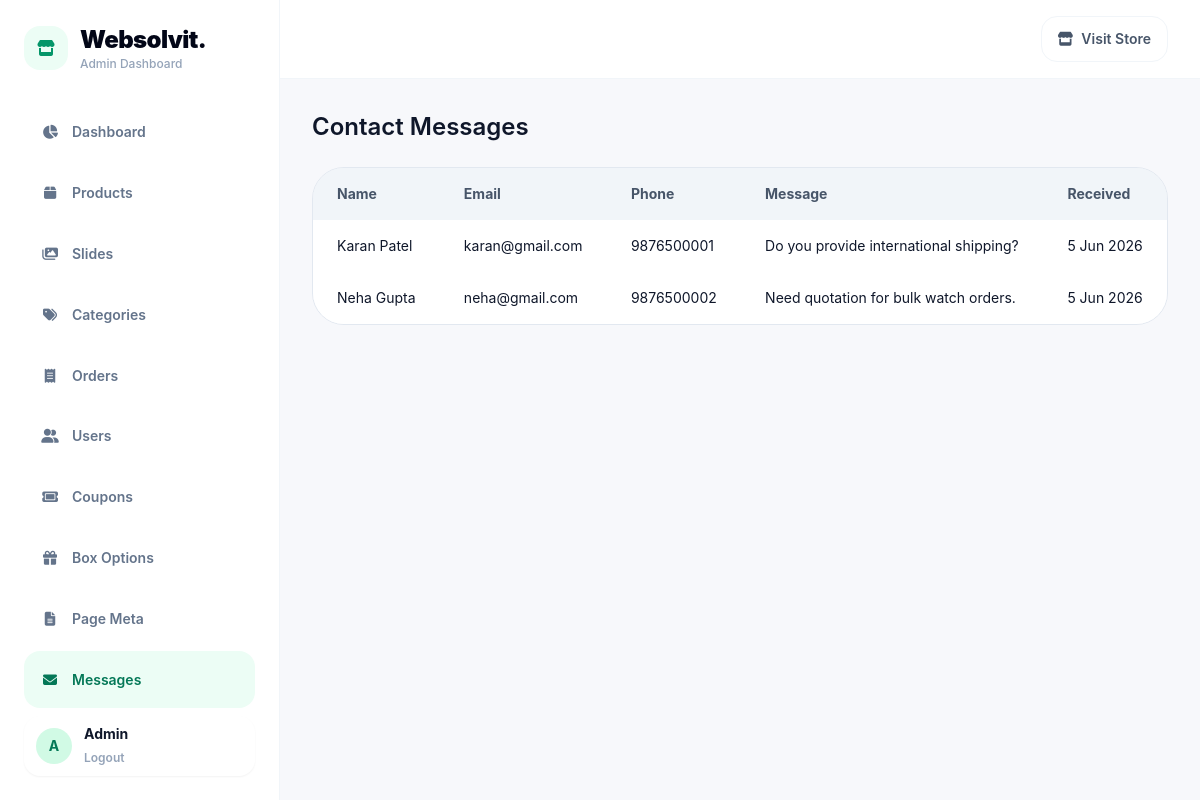
Page /admin/messages.php (signed in) on the committed database.
### tables this page shows
CREATE TABLE IF NOT EXISTS users (
    id INT AUTO_INCREMENT PRIMARY KEY,
    name VARCHAR(120) NOT NULL,
    phone VARCHAR(20) DEFAULT NULL,
    email VARCHAR(150) NOT NULL UNIQUE,
    password VARCHAR(255) NOT NULL,
    role ENUM('user','admin') NOT NULL DEFAULT 'user',
    created_at TIMESTAMP DEFAULT CURRENT_TIMESTAMP
);

CREATE TABLE IF NOT EXISTS contact_messages (
    id INT AUTO_INCREMENT PRIMARY KEY,
    name VARCHAR(120) NOT NULL,
    email VARCHAR(150) NOT NULL,
    phone VARCHAR(20) NOT NULL,
    message TEXT NOT NULL,
    created_at TIMESTAMP DEFAULT CURRENT_TIMESTAMP
);

### includes/functions.php (called while the page is built, shortened)
<?php
require_once __DIR__ . '/db.php';
function sanitize($value) {
    return htmlspecialchars(trim($value), ENT_QUOTES, 'UTF-8');
}
function isLoggedIn() {
    return !empty($_SESSION['user_id']);
}
function getCurrentUser() {
    global $pdo;
    $stmt = $pdo->prepare('SELECT id, name, email FROM users WHERE id = ?');
    $stmt->execute([$_SESSION['user_id']]);
    return $stmt->fetch();
}

### admin/messages.php (the view, shortened to what this page needs)
<?php
require_once __DIR__ . '/_header.php';
$messages = $pdo->query('SELECT * FROM contact_messages ORDER BY created_at DESC')->fetchAll();
?>
<div>
    <h2 class="text-2xl font-semibold text-slate-900">Contact Messages</h2>
    <div class="mt-6 overflow-hidden rounded-[2rem] border border-slate-200">
        <table class="w-full border-separate border-spacing-0 text-left text-sm">
            <thead class="bg-slate-100 text-slate-600"><tr><th class="px-6 py-4">Name</th><th class="px-6 py-4">Email</th><th class="px-6 py-4">Phone</th><th class="px-6 py-4">Message</th><th class="px-6 py-4">Received</th></tr></thead>
            <tbody>
                <?php foreach ($messages as $message): ?>
                    <tr class="border-t border-slate-200 bg-white">
                        <td class="px-6 py-4"><?= sanitize($message['name']) ?></td>
                        <td class="px-6 py-4"><?= sanitize($message['email']) ?></td>
                        <td class="px-6 py-4"><?= sanitize($message['phone']) ?></td>
                        <td class="px-6 py-4"><?= nl2br(sanitize($message['message'])) ?></td>
                        <td class="px-6 py-4"><?= date('j M Y', strtotime($message['created_at'])) ?></td>
                    </tr>
                <?php endforeach; ?>
            </tbody>
        </table>
    </div>
</div>
<?php require_once __DIR__ . '/_footer.php'; ?>

### admin/_header.php (shortened to what this page needs)
<?php
require_once __DIR__ . '/../includes/functions.php';
$currentUser = getCurrentUser();
$adminName = sanitize(is_array($currentUser) && !empty($currentUser['name']) ? $currentUser['name'] : 'Admin');
$currentAdminPage = basename($_SERVER['SCRIPT_NAME'] ?? '');
$adminNavItems = [
    ['dashboard.php', 'Dashboard', 'fa-solid fa-chart-pie'],
    ['products.php', 'Products', 'fa-solid fa-box'],
    ['slides.php', 'Slides', 'fa-solid fa-images'],
    ['categories.php', 'Categories', 'fa-solid fa-tags'],
    ['orders.php', 'Orders', 'fa-solid fa-receipt'],
    ['users.php', 'Users', 'fa-solid fa-user-group'],
    ['coupons.php', 'Coupons', 'fa-solid fa-ticket'],
    ['box-options.php', 'Box Options', 'fa-solid fa-gift'],
    ['page-meta.php', 'Page Meta', 'fa-solid fa-file-lines'],
    ['messages.php', 'Messages', 'fa-solid fa-envelope'],
];
?>
<!DOCTYPE html>
<html lang="en">
<head>
    <script src="https://cdn.tailwindcss.com"></script>
    <link rel="stylesheet" href="https://cdnjs.cloudflare.com/ajax/libs/font-awesome/6.5.2/css/all.min.css" />
</head>
<body class="min-h-screen bg-[#f7f8fb] text-slate-900 font-body">
    <div class="min-h-screen lg:grid lg:grid-cols-[280px_1fr]">
        <aside class="border-r border-slate-100 bg-white lg:sticky lg:top-0 lg:h-screen">
            <div class="flex h-full flex-col p-6">
                <a href="<?= BASE_URL ?>/admin/dashboard.php" class="flex items-center gap-3">
                    <span class="flex h-11 w-11 items-center justify-center rounded-2xl bg-emerald-50 text-emerald-600">
                        <i class="fa-solid fa-store"></i>
                    </span>
                    <span>
                        <span class="block text-2xl font-black tracking-tight text-slate-950">Websolvit.</span>
                        <span class="block text-xs font-medium text-slate-400">Admin Dashboard</span>
                    </span>
                </a>
                <nav class="flex-1 overflow-y-auto mt-8 grid gap-1 text-sm font-semibold text-slate-500">
                    <?php foreach ($adminNavItems as $item): ?>
                        <?php $isActiveAdminItem = $currentAdminPage === $item[0]; ?>
                        <a href="<?= BASE_URL ?>/admin/<?= $item[0] ?>" class="flex items-center gap-3 rounded-2xl px-4 py-3 transition <?= $isActiveAdminItem ? 'bg-emerald-50 text-emerald-700' : 'hover:bg-slate-50 hover:text-slate-900' ?>">
                            <i class="<?= $item[2] ?> w-5 text-center text-sm"></i>
                            <span><?= sanitize($item[1]) ?></span>
                        </a>
                    <?php endforeach; ?>
                </nav>
                <div class="flex items-center gap-3 rounded-2xl bg-white px-3 py-2 shadow-sm mt-2">
                        <div class="flex h-9 w-9 items-center justify-center rounded-full bg-emerald-100 text-sm font-bold text-emerald-700">
                            <?= sanitize(strtoupper(substr($adminName, 0, 1))) ?>
                        </div>
                        <div class="hidden sm:block">
                            <p class="text-sm font-bold text-slate-900"><?= $adminName ?></p>
                            <a href="<?= BASE_URL ?>/admin/logout.php" class="text-xs font-semibold text-slate-400 hover:text-rose-500">Logout</a>
                        </div>
                    </div>
            </div>
        </aside>
        <div class="min-w-0">
            <header class="sticky top-0 z-30 border-b border-slate-100 bg-white">
                <div class="flex gap-4 px-4 py-4 sm:px-6 flex-row items-center justify-end lg:px-8">
                    <a href="<?= BASE_URL ?>/" target="_blank" class="hidden rounded-2xl flex items-center border border-slate-100 bg-white px-4 py-3 text-sm font-semibold text-slate-600 flex gap-2 hover:text-slate-950 sm:inline-flex"><i class="fa-solid fa-store"></i>Visit Store</a>
                </div>
            </header>
            <main class="px-4 py-8 sm:px-6 lg:px-8">

### rows in the picture
users: name "A", name "Admin"
contact_messages: name "Karan Patel", email "karan@gmail.com", phone "9876500001", message "Do you provide international shipping?", created_at "5 Jun 2026"
contact_messages: name "Neha Gupta", email "neha@gmail.com", phone "9876500002", message "Need quotation for bulk watch orders.", created_at "5 Jun 2026"

### other values in the picture
$item[1] "Dashboard"
$item[1] "Products"
$item[1] "Slides"
$item[1] "Categories"
$item[1] "Orders"
$item[1] "Users"
$item[1] "Coupons"
$item[1] "Box Options"
$item[1] "Page Meta"
$item[1] "Messages"
